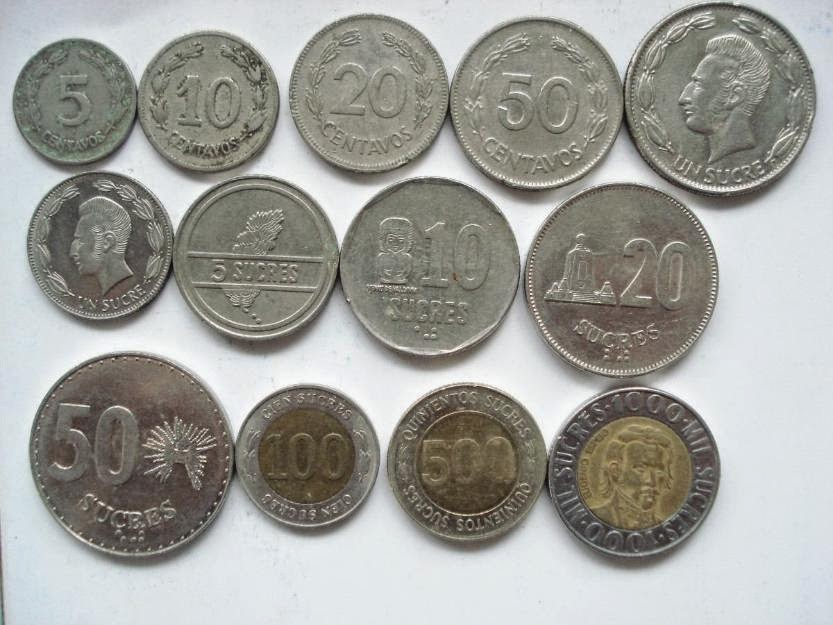
#> input picture Clase 3/monedas.jpg, 833 x 625 px
$ python Umbralizacion.py
#> lines starting #> are read from the running program, lines starting #| are printed output that depends on the picture; after the words box and inside, x2 and y2 are one past the last pixel; in counts of white or black regions, pixels touching at a corner belong together
import cv2
import numpy as np
import matplotlib.pyplot as plt

img = cv2.imread('monedas.jpg')
#> img is the input picture: shape (625, 833, 3); mean B, G, R 154, 159.2, 159.1
imgrgb = cv2.cvtColor(img, cv2.COLOR_BGR2RGB)

gray = cv2.cvtColor(img, cv2.COLOR_BGR2GRAY)
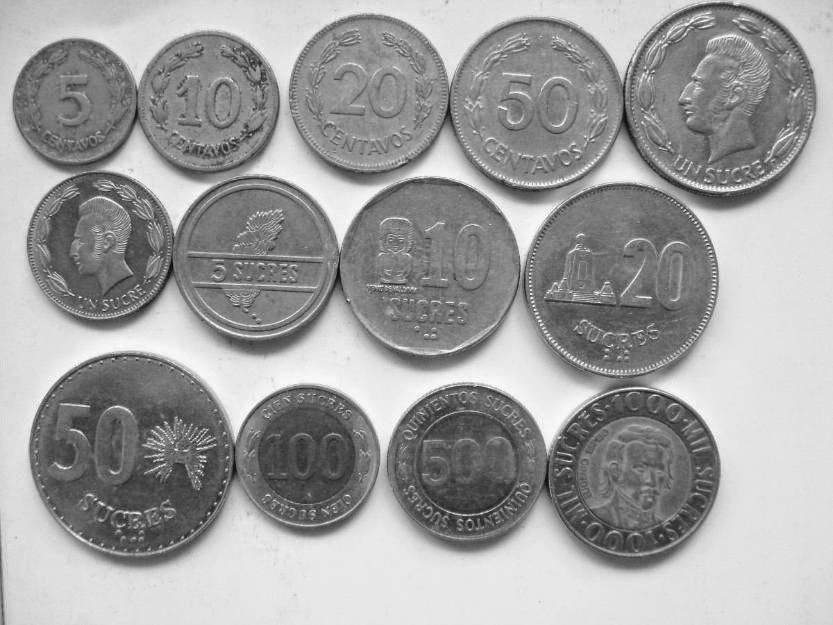
#> gray: shape (625, 833); min 12, max 255, mean 158.6

matriz = np.ones(gray.shape, dtype='uint8') * 50

# [5 lines of commented-out code are left out]

brillanteGray = cv2.add(gray, matriz)
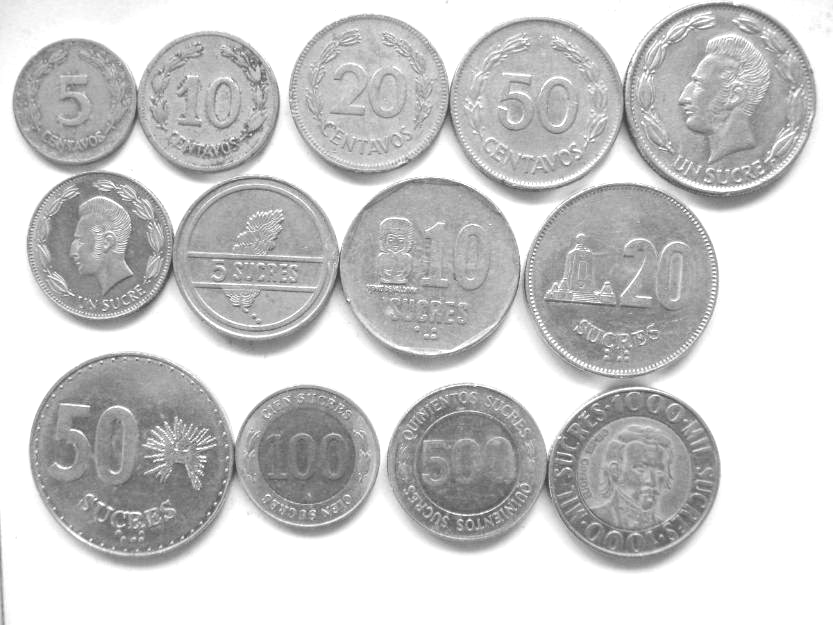
#> brillanteGray: shape (625, 833); min 62, max 255, mean 201.3

_,imgthres1 = cv2.threshold(brillanteGray, 160, 255, cv2.THRESH_BINARY) #a partir de 160 hacia arriba poner todo en 255
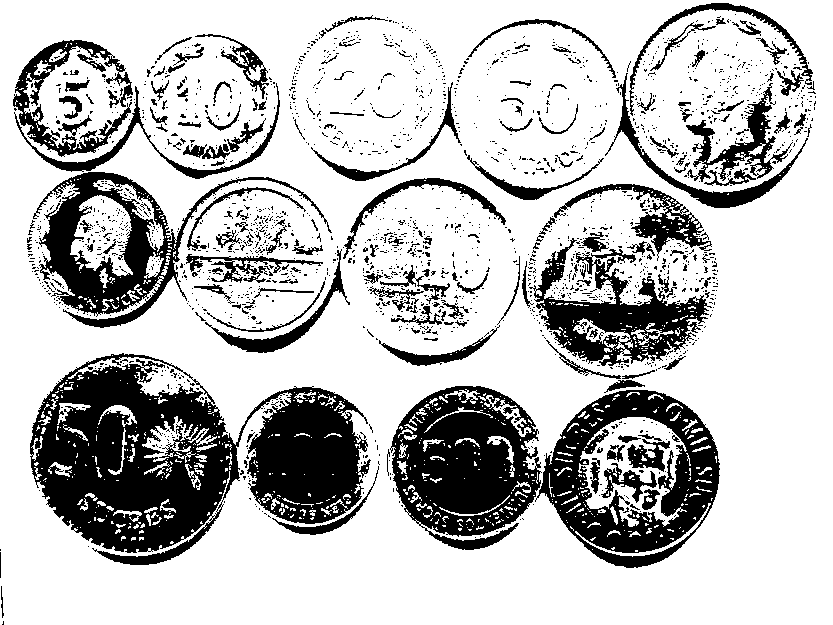
#> imgthres1: shape (625, 833); 75.2% white; 2021 black regions (1852 under 20 px), largest, box (x1, y1, x2, y2) and area: (30, 353, 371, 565) 37918, (390, 386, 542, 550) 15862, (535, 390, 720, 568) 14202
_,imgthres2 = cv2.threshold(brillanteGray, 160, 255, cv2.THRESH_BINARY_INV)

imgadaptative = cv2.adaptiveThreshold(brillanteGray, 255, cv2.ADAPTIVE_THRESH_MEAN_C, cv2.THRESH_BINARY_INV, 11,7)
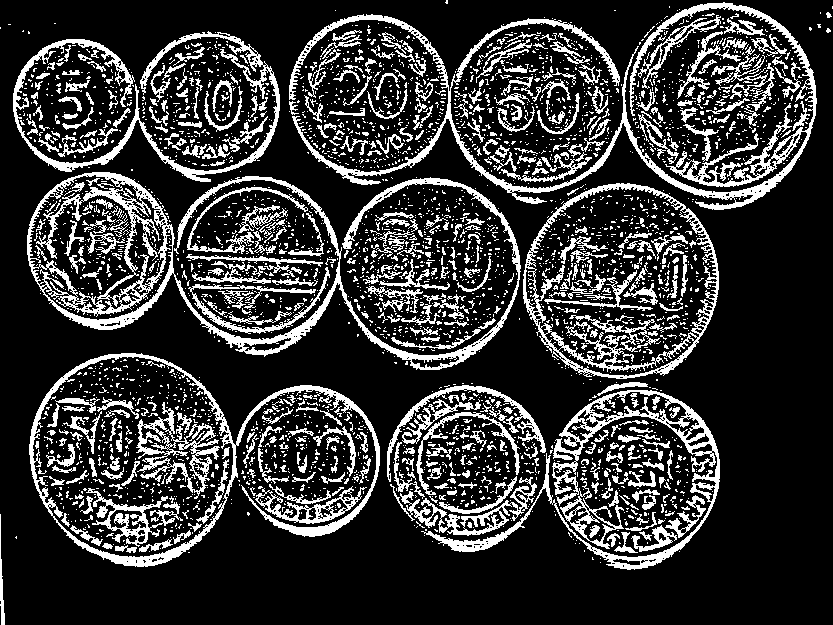
#> imgadaptative: shape (625, 833); 20.8% white; 3437 white regions (2950 under 20 px), largest, box (x1, y1, x2, y2) and area: (27, 172, 521, 370) 11776, (289, 2, 817, 210) 10883, (421, 390, 720, 570) 6848

fig = plt.figure()

ax1 = fig.add_subplot(2,3,1)
ax1.imshow(imgrgb)
ax1.set_title('Imagen Original')

ax2 = fig.add_subplot(2,3,2)
ax2.imshow(brillanteGray, cmap="gray")
ax2.set_title('Imagen Brillante')

ax3 = fig.add_subplot(2,3,3)
ax3.imshow(imgthres1, cmap="gray")
ax3.set_title('Imagen threh 1')

ax4 = fig.add_subplot(2,3,4)
ax4.imshow(imgthres2, cmap='gray')
ax4.set_title('Imagen threh 2')

ax5 = fig.add_subplot(2,3,5)
ax5.imshow(imgadaptative, cmap='gray')
ax5.set_title('Imagen adaptativa')

plt.show()
